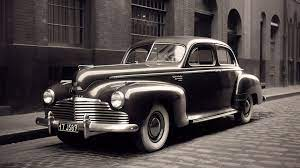
%> input picture car.jpeg, 300 x 168 px
$ octave --eval "histogrameq;"   (GNU Octave 9; MATLAB toolbox functions it lacks are replaced by stand-ins)
%> lines starting %> are read from the running program, lines starting %| are printed output that depends on the picture
function histogrameq()
orginal = imread('car.jpeg');
%> orginal is the input picture: size 168x300x3 uint8; mean R, G, B 82.4, 74, 73.3
[rows,columns,~] = size(orginal);
%> rows = 168; columns = 300
finalResult = uint8(zeros(rows,columns));
pixelNumber = rows*columns;
%> pixelNumber = 50400
frequncy = zeros(256,1);
pdf = zeros(256,1);
cdf = zeros(256,1);
cummlative = zeros(256,1);
outpic = zeros(256,1);
for i = 1:1:rows
    for j = 1:1:columns
        val = orginal(i,j);
        frequncy(val+1) = frequncy(val+1)+1;
        pdf(val+1) = frequncy(val+1)/pixelNumber;
    end
end
%> after the loop, frequncy = 256 values, max 522 at index 12, min 0 at index 256, mean 196.9; pdf = 256 values, max 0.0104 at index 12, min 0 at index 256, mean 0.00391
sum =0 ;
%we want the 256 - 1 that's why we initailzed the intensityLevel with 255
%instead of 256
intensityLevel = 255;

for i = 1:1:size(pdf)
    sum =sum +frequncy(i);
    cummlative(i) = sum;
    cdf(i) = cummlative(i)/ pixelNumber;
    outpic(i) = round(cdf(i) * intensityLevel);
end
%> this loop made 256 passes
%> sum on passes 1 to 3: 73, 333, 640
%> after the loop, cdf = 256 values from 0.00145 to 1; cummlative = 256 values from 73 to 50400; outpic = 256 values from 0 to 255; sum = 50400


for i = 1:1:rows
    for j = 1:1:columns
        finalResult(i,j) = outpic(orginal(i,j) + 1);
    end
end
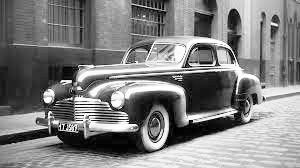
%> finalResult: size 168x300 uint8; min 0, max 255, mean 128.2
subplot(1,2,1),imshow(finalResult),title('manual histeq');
subplot(1,2,2),imshow(histeq(orginal)),title('manual histeq');
